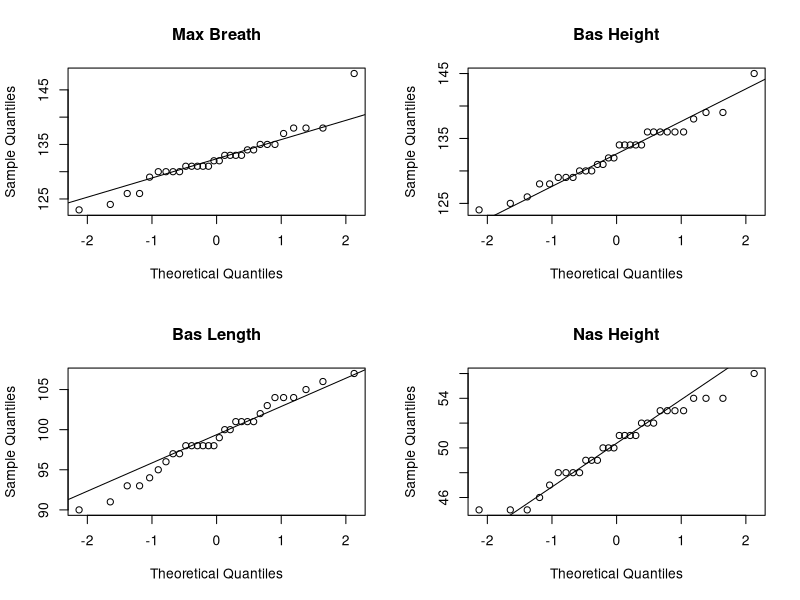
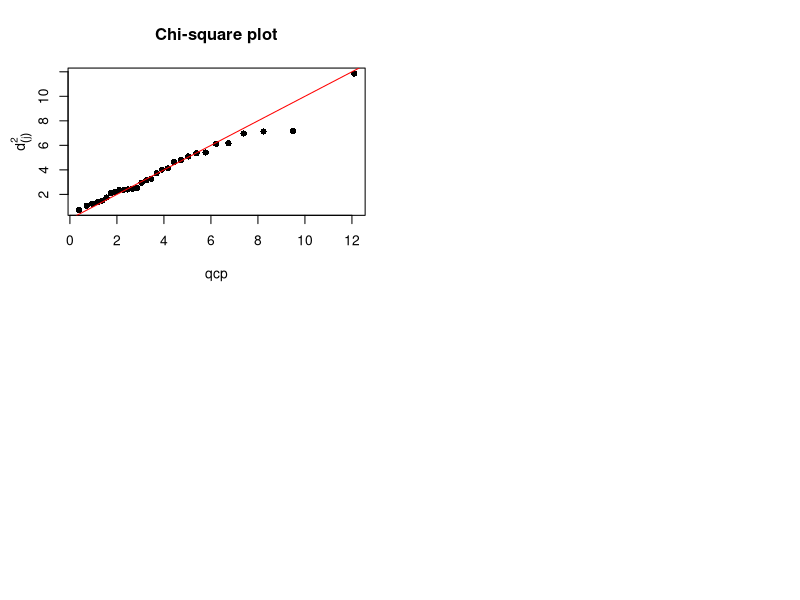

These charts were generated, in order, by the following R code:
## ---- chunk 1
library(dplyr)
data <- read.csv("CA1.csv")

data2 <- filter(data, TimePeriod == 2)
head(data2)
## ---- chunk 2

par(mfrow = c(2, 2)) 

qqnorm(data2$MaxBreadth, main = "Max Breath")
qqline(data2$MaxBreadth)


qqnorm(data2$BasHeight, main = "Bas Height")
qqline(data2$BasHeight)

qqnorm(data2$BasLength, main = "Bas Length")
qqline(data2$BasLength)

qqnorm(data2$NasHeight, main = "Nas Height")
qqline(data2$NasHeight)

## ---- chunk 3

clean_data <- data2[, -5]
head(clean_data)

S <- cov(clean_data)
n <- nrow(clean_data)

#1. Calculate squared distances
d2 <- mahalanobis(clean_data, colMeans(clean_data), cov = S)

#2. Order the squared distances
d2_ord <- sort(d2)

#3. Graph the pairs
qcp <- qchisq((1:n - 0.5)/n, ncol(clean_data))
plot(qcp, d2_ord, main="Chi-square plot", pch = 16, 
     ylab = '')
title(ylab = expression(d[(j)]^2), line = 2)
abline(a = 0, b = 1, col = 'red')


## ---- chunk 4
#test for normality
shapiro.test(data2$MaxBreadth)
shapiro.test(data2$BasHeight)
shapiro.test(data2$BasLength)
shapiro.test(data2$NasHeight)

